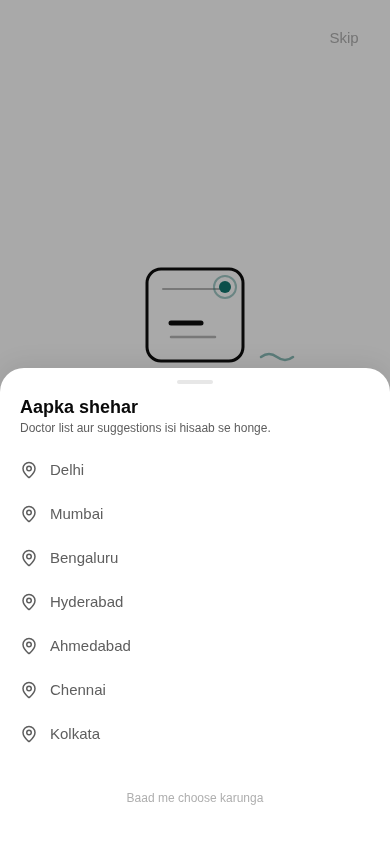
#> input picture evidence/apk-b1-07-city-picker.png, 390 x 844 px
$ python home3d-cmp.py ../evidence/apk-b1-07-city-picker.png ../evidence/apk-b1-12-suggest-rows-per-chip.png ../evidence/apk-b1-12-suggest-rows-per-chip.png
#> lines starting #> are read from the running program, lines starting #| are printed output that depends on the picture
#!/usr/bin/env python3
"""Fair side-by-side: tight-bbox both images, same canvas, then sheet."""
from PIL import Image
import sys

def tight(img_path, size=512):
#> called with img_path = '../evidence/apk-b1-07-city-picker.png', size = 512
    im = Image.open(img_path).convert('RGB')
#> im is the input picture: PIL image 390x844 RGB; mean R, G, B 214.7, 214.8, 214.8
    # find non-background bbox: bg = corner pixel color, tolerance
    bg = im.getpixel((1, 1))
#> bg = (169, 169, 169)
    px = im.load()
    xs, ys = [], []
    W, H = im.size
#> W = 390; H = 844
    for y in range(0, H, 2):
        for x in range(0, W, 2):
            c = px[x, y]
            d = sum(abs(c[k]-bg[k]) for k in range(3))
            if d > 40:
                xs.append(x); ys.append(y)
#> after the loop, xs = 46774 items; ys = 46774 items
    if not xs:
        return im.resize((size, size))
    box = (min(xs), min(ys), max(xs)+1, max(ys)+1)
#> box = (0, 32, 389, 843)
    crop = im.crop(box)
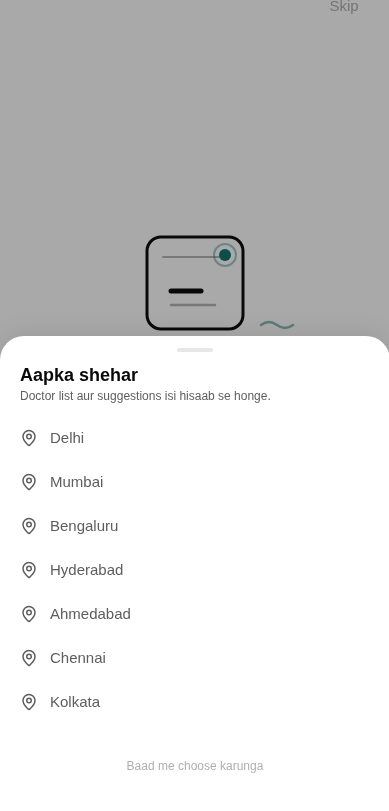
#> crop: PIL image 389x811 RGB; mean R, G, B 216.5, 216.5, 216.5
    # pad to square
    w, h = crop.size
#> w = 389; h = 811
    m = max(w, h)
#> m = 811
    sq = Image.new('RGB', (m, m), tuple(bg))
#> sq: PIL image 811x811 RGB; every value is 169
    sq.paste(crop, ((m-w)//2, (m-h)//2))
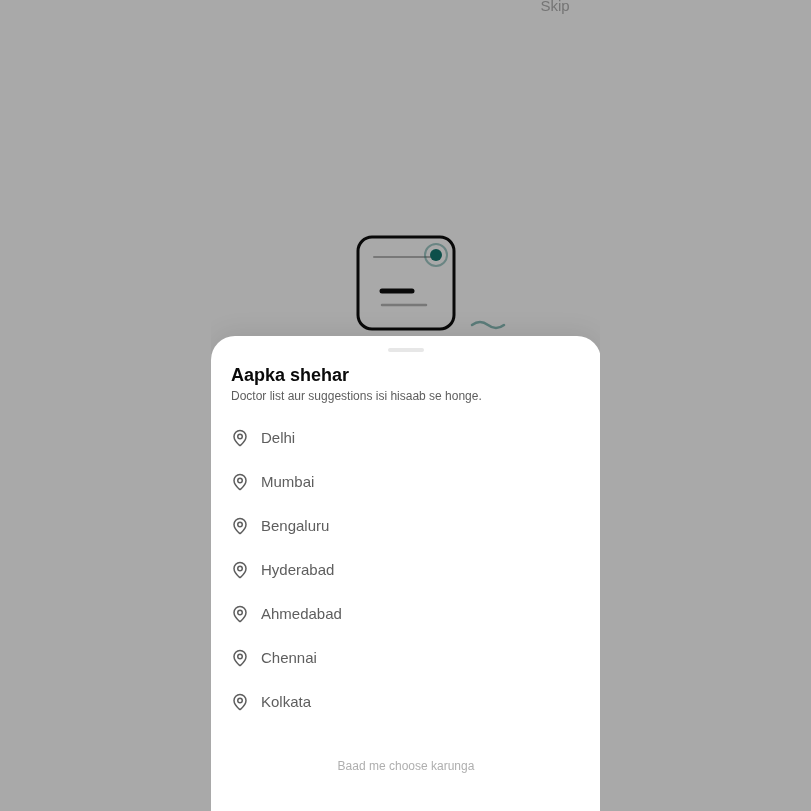
#> sq: PIL image 811x811 RGB; mean R, G, B 191.8, 191.8, 191.8
    return sq.resize((size, size))

a, b, out = sys.argv[1], sys.argv[2], sys.argv[3]
A, B = tight(a), tight(b)
#> call 2 of tight, with size = 512
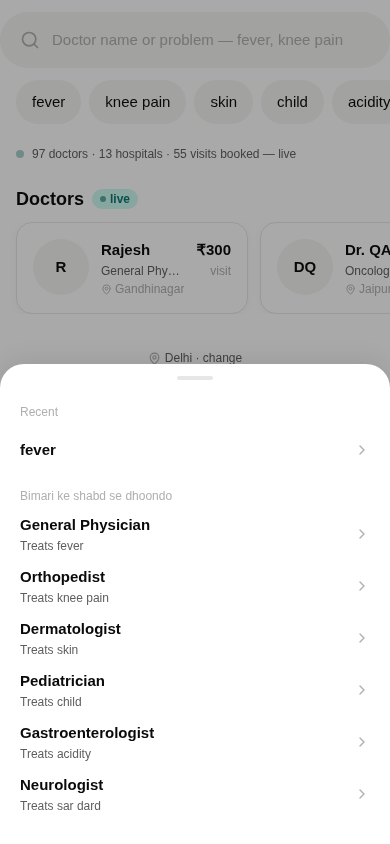
#> input picture evidence/apk-b1-12-suggest-rows-per-chip.png, 390 x 844 px
#> in tight, im is the input picture: PIL image 390x844 RGB; mean R, G, B 212.6, 212.7, 212.4
#> after the loop in tight (call 2), `for y in range(0, H, 2):`: xs = 48536 items
#> in tight (call 2), `crop = im.crop(box)`:
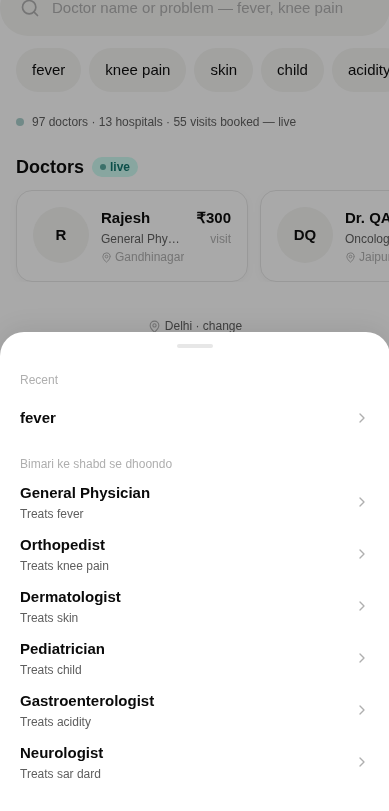
#> crop: PIL image 389x811 RGB; mean R, G, B 214.4, 214.5, 214.3
#> in tight (call 2), `sq.paste(crop, ((m-w)//2, (m-h)//2))`:
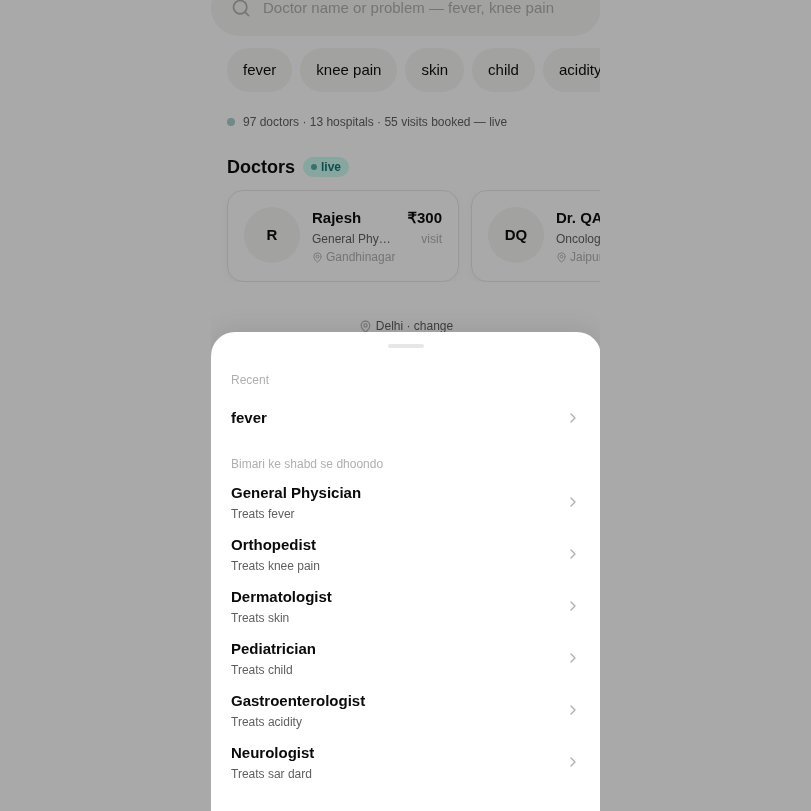
#> sq: PIL image 811x811 RGB; mean R, G, B 190.8, 190.8, 190.7
sheet = Image.new('RGB', (1034, 512), (255, 255, 255))
#> sheet: PIL image 1034x512 RGB; every value is 255
sheet.paste(A, (0, 0)); sheet.paste(B, (522, 0))
#> after `sheet.paste(A, (0, 0))`:
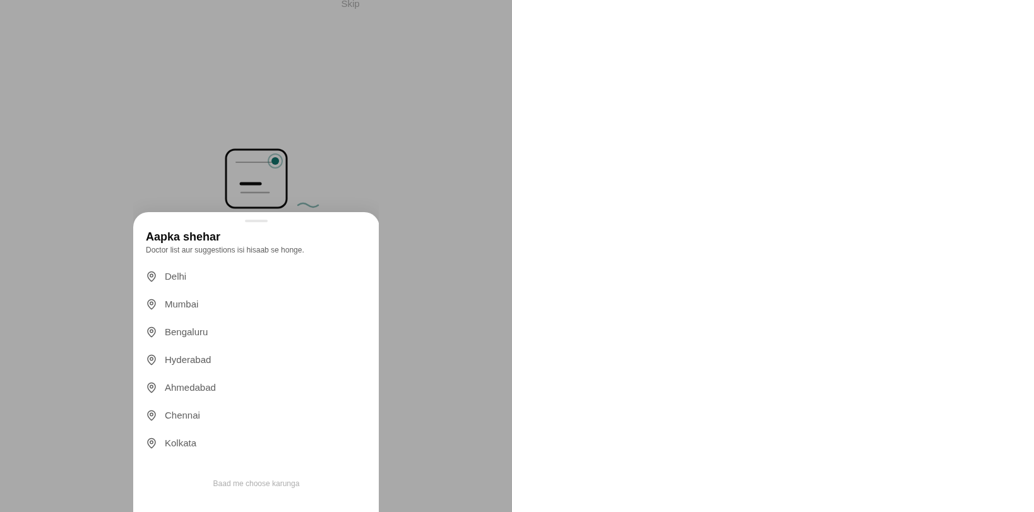
#> sheet: PIL image 1034x512 RGB; mean R, G, B 223.7, 223.7, 223.7
#> after `sheet.paste(B, (522, 0))`:
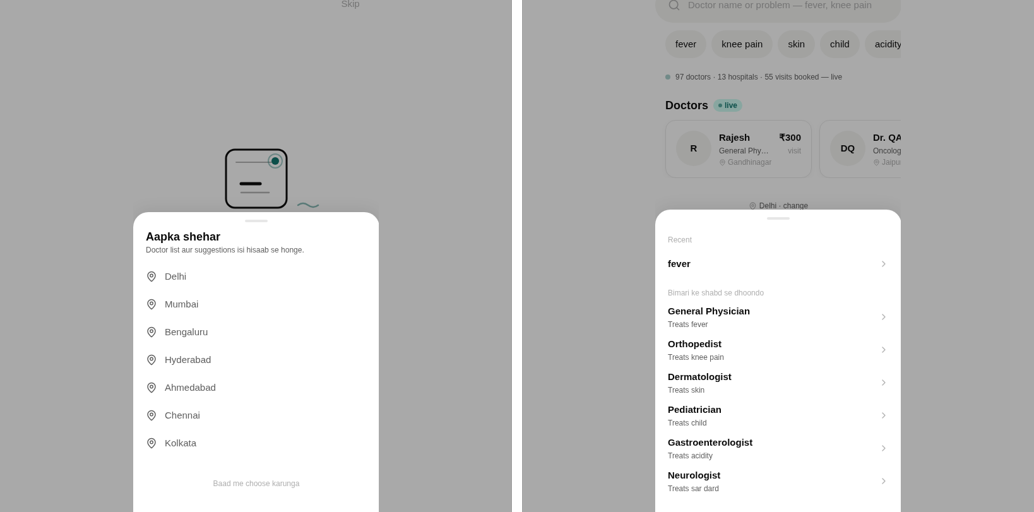
#> sheet: PIL image 1034x512 RGB; mean R, G, B 191.9, 191.9, 191.8
sheet.save(out)
print(f'sheet: {out}')
